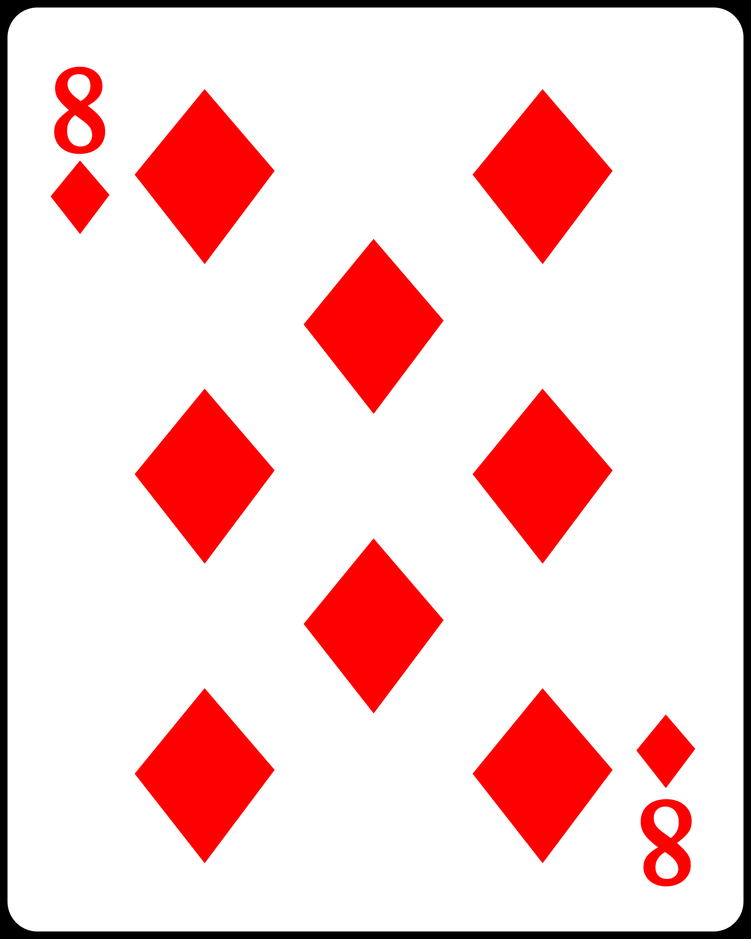
#> input picture apto-viii/images/card_diamond.png, 751 x 939 px, shrunk from 1638 x 2047 before the run
$ python deteccion_objetos.py
#> lines starting #> are read from the running program, lines starting #| are printed output that depends on the picture
import matplotlib.pyplot as plt
import cv2 as cv

# Cargar las imágenes
img = cv.imread('./images/card_diamond.png')
#> img is the input picture: shape (939, 751, 3); mean B, G, R 206.9, 206.9, 245.6
img = cv.cvtColor(img, cv.COLOR_BGR2RGB)

img2 = cv.imread('./images/diamond.png')
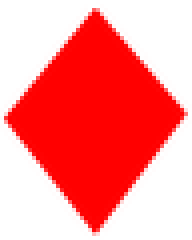
#> input picture apto-viii/images/diamond.png, 48 x 60 px, shrunk from 104 x 131 before the run (shown 4 times larger)
#> img2 is the input picture: shape (60, 48, 3); mean B, G, R 139.9, 139.9, 255
img2 = cv.cvtColor(img2, cv.COLOR_BGR2RGB)

# Crear la figura y las subtramas
fig, axs = plt.subplots(2, 2)

# Mostrar la primera imagen en la subtrama superior izquierda
axs[0, 0].imshow(img)
axs[0, 0].set_title('Imagen original')

# Mostrar la segunda imagen en la subtrama superior derecha
axs[0, 1].imshow(img2)
axs[0, 1].set_title('Imagen de búsqueda')

# Realizar la búsqueda de la imagen y mostrar el resultado en la subtrama inferior izquierda
metodo = cv.TM_CCOEFF
resultado = cv.matchTemplate(img, img2, metodo)
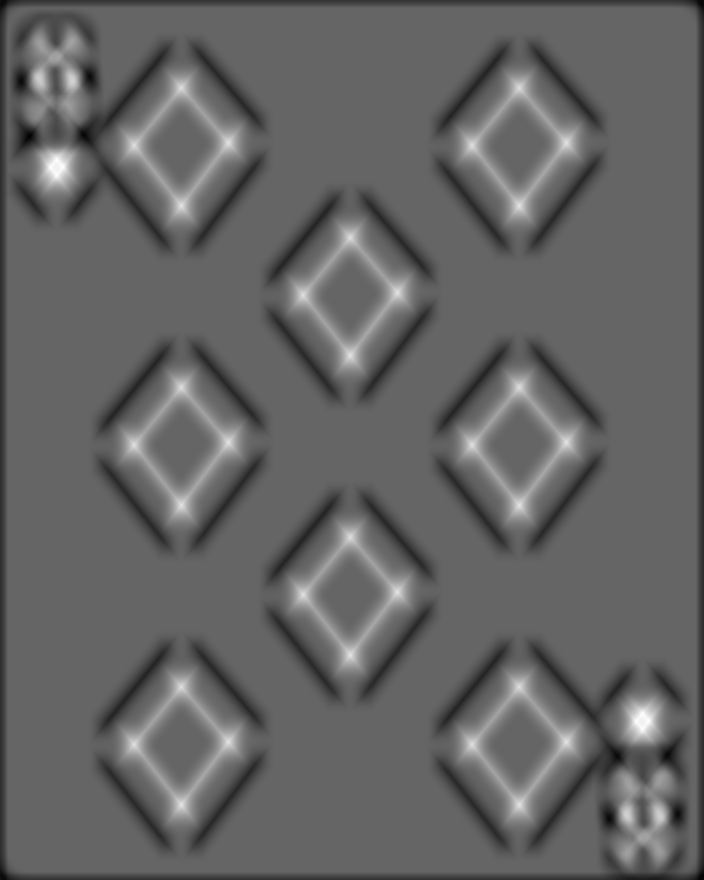
#> resultado: shape (880, 704) float32; min -36640332, max 55529924, mean -464755.5; drawn with min black and max white
axs[1, 0].imshow(resultado)
axs[1, 0].set_title('Resultado de la búsqueda')

# Dibujar el rectángulo en la imagen original y mostrarla en la subtrama inferior derecha
valor_min, valor_max, pos_min, pos_max = cv.minMaxLoc(resultado)
#> valor_min = -36640332; valor_max = 55529924; pos_min = (29, 136); pos_max = (648, 720)
alto, ancho, colores = img2.shape
#> alto = 60; ancho = 48; colores = 3
top_izquierda = pos_max
#> top_izquierda = (648, 720)
bottom_derecha = (pos_max[0] + ancho, pos_max[1] + alto)
#> bottom_derecha = (696, 780)
cv.rectangle(img, top_izquierda, bottom_derecha, (255, 0, 0), 8)
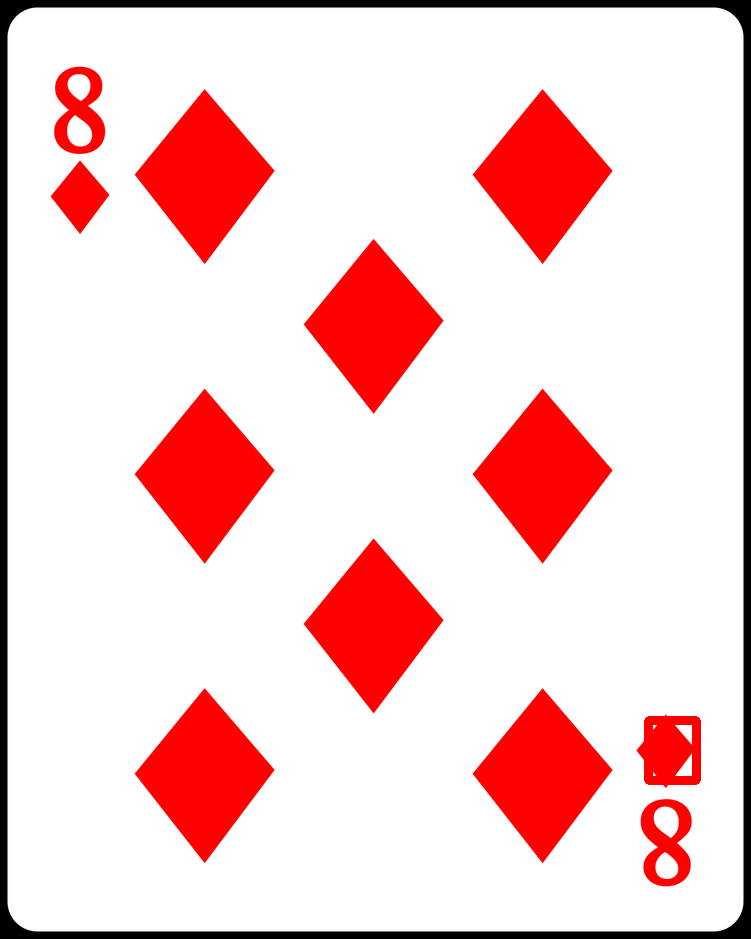
#> img: shape (939, 751, 3); mean R, G, B 245.6, 206.3, 206.3
axs[1, 1].imshow(img)
axs[1, 1].set_title('Imagen con rectángulo')

# Mostrar la figura
plt.show()
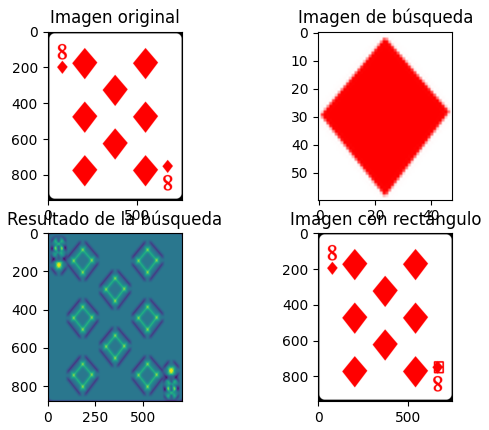
#> figure drawn by matplotlib, 4 panels
